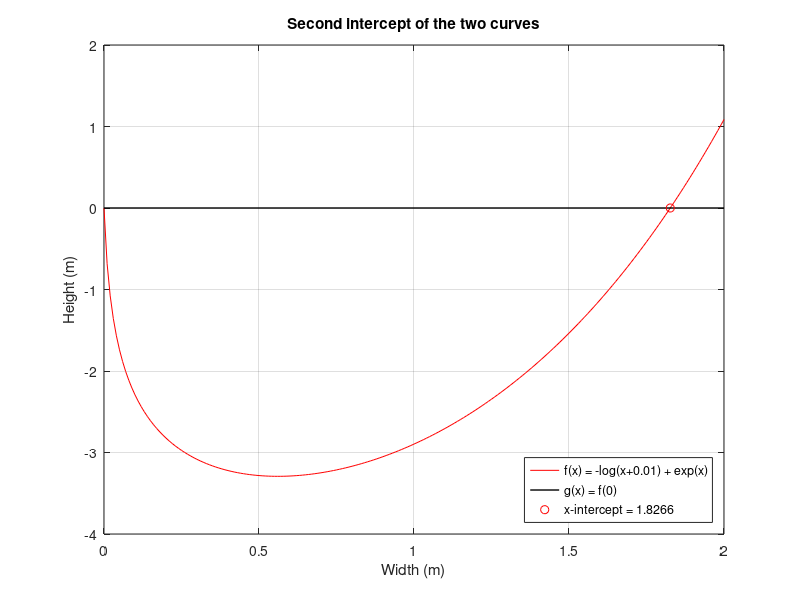

Recreate this plot in MATLAB.
% fzero function
x = [0:0.01:2]
f = @(x)-log(x + 0.01) + exp(x) - 5.605
f2 = 0; % function of g(x)
zero = fzero(f,2)
plot(x,f(x),'red');
hold on
plot([0 2],[f2 f2],'black','linewidth',1)
plot(zero,f(zero),'ro');
title('Second intercept of the two curves')
xlabel('Width (m)')
ylabel('Height (m)')
legend('f(x) = -log(x+0.01) + exp(x)','g(x) = f(0)','x-intercept = 1.8266','location','southeast')
grid on;
